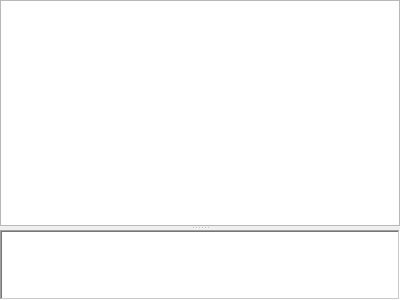
<?xml version="1.0" encoding="UTF-8"?>
<ui version="4.0">
 <class>DataView</class>
 <widget class="QWidget" name="DataView">
  <property name="geometry">
   <rect>
    <x>0</x>
    <y>0</y>
    <width>400</width>
    <height>300</height>
   </rect>
  </property>
  <property name="sizePolicy">
   <sizepolicy hsizetype="Preferred" vsizetype="Preferred">
    <horstretch>8</horstretch>
    <verstretch>0</verstretch>
   </sizepolicy>
  </property>
  <property name="windowTitle">
   <string>Form</string>
  </property>
  <layout class="QVBoxLayout" name="verticalLayout_2">
   <property name="spacing">
    <number>0</number>
   </property>
   <property name="leftMargin">
    <number>0</number>
   </property>
   <property name="topMargin">
    <number>0</number>
   </property>
   <property name="rightMargin">
    <number>0</number>
   </property>
   <property name="bottomMargin">
    <number>0</number>
   </property>
   <item>
    <widget class="QSplitter" name="splitter_mt">
     <property name="sizePolicy">
      <sizepolicy hsizetype="Preferred" vsizetype="Expanding">
       <horstretch>0</horstretch>
       <verstretch>0</verstretch>
      </sizepolicy>
     </property>
     <property name="orientation">
      <enum>Qt::Vertical</enum>
     </property>
     <widget class="QWidget" name="layoutWidget">
      <layout class="QVBoxLayout" name="verticalLayout">
       <item>
        <layout class="QHBoxLayout" name="hL_mtPanel">
         <property name="sizeConstraint">
          <enum>QLayout::SetDefaultConstraint</enum>
         </property>
        </layout>
       </item>
       <item>
        <widget class="QTableView" name="tV_dataTable">
         <property name="sizePolicy">
          <sizepolicy hsizetype="Expanding" vsizetype="Expanding">
           <horstretch>0</horstretch>
           <verstretch>9</verstretch>
          </sizepolicy>
         </property>
         <property name="frameShape">
          <enum>QFrame::StyledPanel</enum>
         </property>
         <property name="frameShadow">
          <enum>QFrame::Sunken</enum>
         </property>
         <property name="editTriggers">
          <set>QAbstractItemView::NoEditTriggers</set>
         </property>
         <property name="showDropIndicator" stdset="0">
          <bool>false</bool>
         </property>
         <property name="dragDropOverwriteMode">
          <bool>false</bool>
         </property>
         <property name="alternatingRowColors">
          <bool>true</bool>
         </property>
         <property name="selectionMode">
          <enum>QAbstractItemView::ContiguousSelection</enum>
         </property>
         <property name="selectionBehavior">
          <enum>QAbstractItemView::SelectRows</enum>
         </property>
         <property name="gridStyle">
          <enum>Qt::SolidLine</enum>
         </property>
         <property name="sortingEnabled">
          <bool>true</bool>
         </property>
         <property name="wordWrap">
          <bool>false</bool>
         </property>
         <attribute name="verticalHeaderVisible">
          <bool>true</bool>
         </attribute>
         <attribute name="verticalHeaderCascadingSectionResizes">
          <bool>false</bool>
         </attribute>
         <attribute name="verticalHeaderShowSortIndicator" stdset="0">
          <bool>false</bool>
         </attribute>
         <attribute name="verticalHeaderStretchLastSection">
          <bool>false</bool>
         </attribute>
        </widget>
       </item>
      </layout>
     </widget>
     <widget class="QPlainTextEdit" name="pTE_Desc">
      <property name="sizePolicy">
       <sizepolicy hsizetype="Expanding" vsizetype="Expanding">
        <horstretch>0</horstretch>
        <verstretch>1</verstretch>
       </sizepolicy>
      </property>
      <property name="maximumSize">
       <size>
        <width>16777215</width>
        <height>70</height>
       </size>
      </property>
      <property name="frameShape">
       <enum>QFrame::WinPanel</enum>
      </property>
      <property name="readOnly">
       <bool>true</bool>
      </property>
     </widget>
    </widget>
   </item>
  </layout>
 </widget>
 <resources/>
 <connections/>
</ui>
